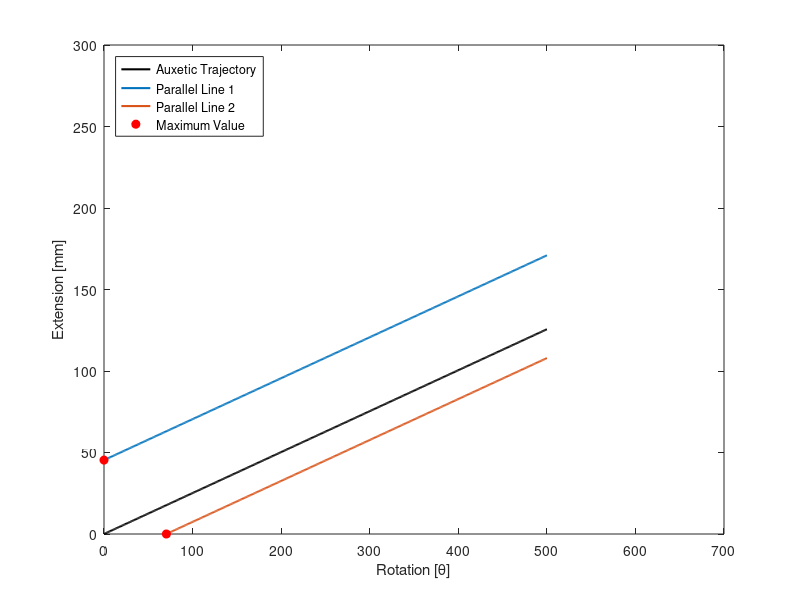

This figure's MATLAB source:
close all
clc

max_disp = 45.34; % in mm
max_theta = 70.42; % in degress

points = [0, max_disp; max_theta, 0]; % maximum extension and rotation

figure;

x = 0:500;

y = 0.2512 * x;


p2 = plot(x, y, 'k-', 'LineWidth', 1.5, 'DisplayName', 'Auxetic Trajectory');

% Defining parallel lines

y1 = 0.2512.*x + points(1, 2);
y2 = 0.2512.*(x - points(2, 1));

hold on
plot(x, y1, '-', 'LineWidth', 1.5, 'DisplayName', 'Parallel Line 1')
hold on
plot(x, y2, '-', 'LineWidth', 1.5, 'DisplayName', 'Parallel Line 2')
hold on
p1 = plot(points(:,1), points(:,2), 'ro', 'MarkerFaceColor', 'r', 'DisplayName', 'Maximum Value');


legend('Location','Northwest')

xlabel('Rotation [\theta]')
ylabel('Extension [mm]')

xlim([0 700]);
ylim([0 300]);

% figure size

x0 = 1000;
y0 = 650;
width = 550;
height = 400;
set(gcf, 'position', [x0, y0, width, height])
